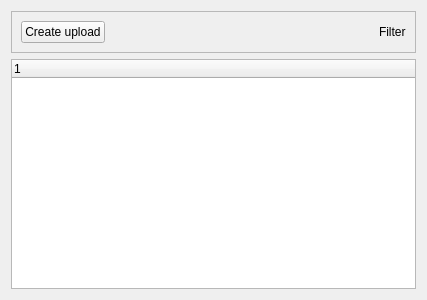
<?xml version="1.0" encoding="UTF-8"?>
<ui version="4.0">
 <class>UploadsFrame</class>
 <widget class="QWidget" name="UploadsFrame">
  <property name="geometry">
   <rect>
    <x>0</x>
    <y>0</y>
    <width>427</width>
    <height>300</height>
   </rect>
  </property>
  <property name="windowTitle">
   <string>Form</string>
  </property>
  <layout class="QVBoxLayout" name="verticalLayout">
   <item>
    <widget class="QFrame" name="frame">
     <property name="frameShape">
      <enum>QFrame::StyledPanel</enum>
     </property>
     <property name="frameShadow">
      <enum>QFrame::Raised</enum>
     </property>
     <property name="lineWidth">
      <number>1</number>
     </property>
     <layout class="QHBoxLayout" name="horizontalLayout">
      <item>
       <widget class="QPushButton" name="pushButton">
        <property name="text">
         <string>Create upload</string>
        </property>
       </widget>
      </item>
      <item>
       <spacer name="horizontalSpacer">
        <property name="orientation">
         <enum>Qt::Horizontal</enum>
        </property>
        <property name="sizeHint" stdset="0">
         <size>
          <width>40</width>
          <height>20</height>
         </size>
        </property>
       </spacer>
      </item>
      <item>
       <widget class="QLabel" name="label">
        <property name="text">
         <string>Filter</string>
        </property>
       </widget>
      </item>
     </layout>
    </widget>
   </item>
   <item>
    <widget class="QTreeWidget" name="treeWidget">
     <property name="alternatingRowColors">
      <bool>true</bool>
     </property>
     <column>
      <property name="text">
       <string notr="true">1</string>
      </property>
     </column>
    </widget>
   </item>
  </layout>
 </widget>
 <resources/>
 <connections/>
</ui>
